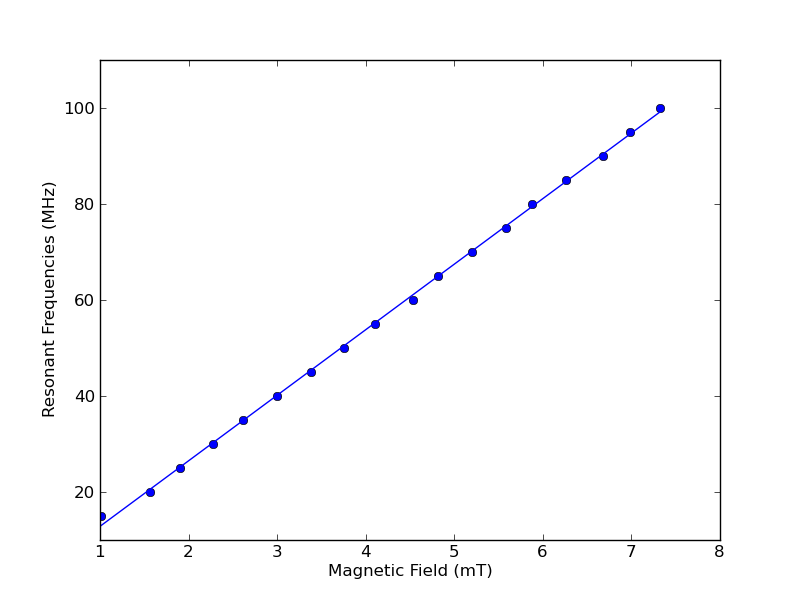

This chart was generated by the following Python code:
import scipy 
import numpy as np 
import matplotlib
import matplotlib.pyplot as plt 
import matplotlib.mlab as mlab
import platform 
import socket

x = np.array([1.01, 1.57, 1.90, 2.28, 2.62, 3.00, 3.38, 3.76, 4.10, 4.53, 4.82, 5.20, 5.58, 5.88, 6.26, 6.68, 6.98, 7.32])
N = np.array([15.1, 20.0, 25.0, 30.0, 35.0, 40.0, 45, 50, 55, 60, 65, 70, 75, 80, 85, 90, 95, 100])

def LineFit(x, y):
	''' Returns slope of linear fit to (x,y) data set'''
	xavg = x.mean()
	slope = (y*(x-xavg)).sum()/(x*(x-xavg)).sum()
	yint = y.mean()-slope*xavg
	return slope

def LineFit2(x, y):
	''' Returns y-intercept of linear fit to (x,y) data set'''
	xavg = x.mean()
	slope = (y*(x-xavg)).sum()/(x*(x-xavg)).sum()
	yint = y.mean()-slope*xavg
	return yint

print LineFit(x, N)
print LineFit2(x, N)
#x = np.arange(0, 6, .1)
plt.errorbar(x, N, yerr=.05, fmt='bo')
plt.plot(x, LineFit(x, N)*x + LineFit2(x, N))
plt.ylabel("Resonant Frequencies (MHz)")
plt.xlabel("Magnetic Field (mT)")
#plt.xlim(0, 6)            # manually set x-axis limits
#plt.ylim(0, .07)
plt.legend(loc=0)

plt.show()
